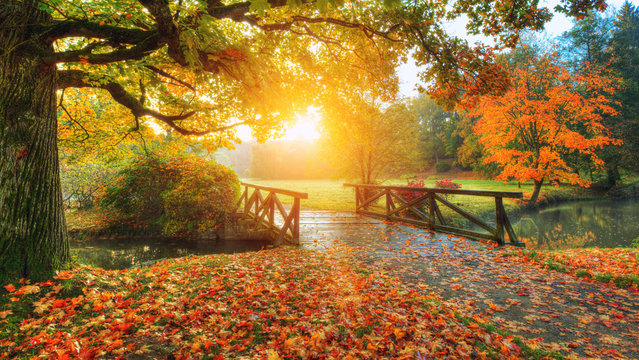
#> input picture image_processing_lab/add_circle/sample.jpg, 639 x 360 px
$ python main.py
#> lines starting #> are read from the running program, lines starting #| are printed output that depends on the picture; after the words box and inside, x2 and y2 are one past the last pixel; in counts of white or black regions, pixels touching at a corner belong together
import cv2
import numpy as np

# Load an existing image
image = cv2.imread('sample.jpg')
#> image is the input picture: shape (360, 639, 3); mean B, G, R 54.4, 110.3, 145.9

# Define parameters for circle arcs
num_arcs = 20
arc_thickness = 2

# Calculate parameters based on image dimensions
height, width, _ = image.shape
#> height = 360; width = 639
arc_radius = min(height, width) // (2 * num_arcs)
#> arc_radius = 9

# Generate circle arcs
# for i in range(num_arcs):
i = 1
colors = [
    (255, 0, 0),
    (0, 255, 0),
    (0, 0, 255),
    (255, 255, 0),
    (255, 0, 255),
    (0, 255, 255),
    (255, 165, 0),
    (255, 0, 255),
    (0, 255, 255),
    (128, 0, 128)
]

while num_arcs != 34:
    # Calculate center coordinates
    center_x = arc_radius * (i + 1)
    center_y = height - arc_radius * (i + 1)
    # center_x += 80
    # center_y += 80
    # Define start and end angles
    start_angle = 0
    end_angle = 180
    # Define color based on iteration
    for color in colors:
        print(color)
        # Draw circle arc
        cv2.ellipse(image, (center_x, center_y), (arc_radius, arc_radius), 220, start_angle, end_angle, color, arc_thickness)
    arc_radius += 1
    num_arcs += 1
    i += 1
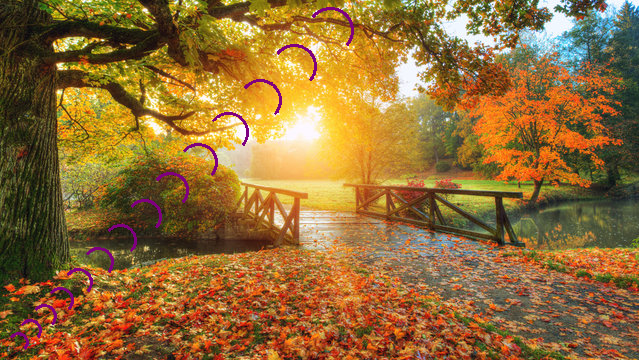
#> image: shape (360, 639, 3); 0.93% of pixels changed, all inside (x1, y1, x2, y2) = (10, 7, 354, 350)
#> after the loop, arc_radius = 23; i = 15; num_arcs = 34


# Display the image
cv2.imshow('Circle Arcs Over Image', image)
cv2.waitKey(0)
cv2.destroyAllWindows()
